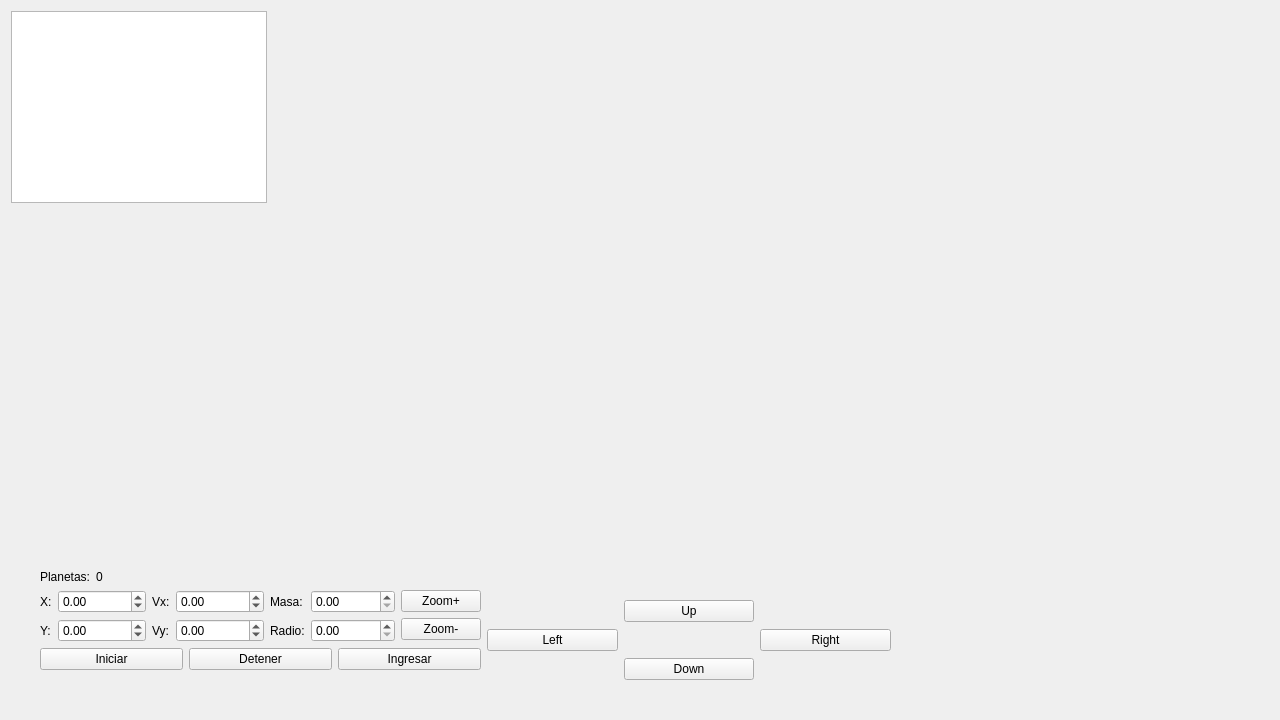
<?xml version="1.0" encoding="UTF-8"?>
<ui version="4.0">
 <class>MainWindow</class>
 <widget class="QMainWindow" name="MainWindow">
  <property name="geometry">
   <rect>
    <x>0</x>
    <y>0</y>
    <width>1280</width>
    <height>720</height>
   </rect>
  </property>
  <property name="windowTitle">
   <string>MainWindow</string>
  </property>
  <widget class="QWidget" name="centralwidget">
   <widget class="QGraphicsView" name="graphicsView">
    <property name="geometry">
     <rect>
      <x>11</x>
      <y>11</y>
      <width>256</width>
      <height>192</height>
     </rect>
    </property>
   </widget>
   <widget class="QWidget" name="">
    <property name="geometry">
     <rect>
      <x>40</x>
      <y>570</y>
      <width>851</width>
      <height>140</height>
     </rect>
    </property>
    <layout class="QHBoxLayout" name="horizontalLayout_11">
     <item>
      <layout class="QFormLayout" name="LayoutInfinito">
       <item row="0" column="0">
        <widget class="QLabel" name="label_7">
         <property name="text">
          <string>Planetas:</string>
         </property>
        </widget>
       </item>
       <item row="1" column="0" colspan="2">
        <layout class="QVBoxLayout" name="verticalLayout_5">
         <item>
          <layout class="QHBoxLayout" name="horizontalLayout_9">
           <item>
            <layout class="QHBoxLayout" name="horizontalLayout_8">
             <item>
              <layout class="QVBoxLayout" name="verticalLayout">
               <item>
                <layout class="QHBoxLayout" name="horizontalLayout_3">
                 <item>
                  <widget class="QLabel" name="label">
                   <property name="text">
                    <string>X:</string>
                   </property>
                  </widget>
                 </item>
                 <item>
                  <widget class="QDoubleSpinBox" name="rX">
                   <property name="minimum">
                    <double>-1000000.000000000000000</double>
                   </property>
                   <property name="maximum">
                    <double>1000000.000000000000000</double>
                   </property>
                  </widget>
                 </item>
                </layout>
               </item>
               <item>
                <layout class="QHBoxLayout" name="horizontalLayout_2">
                 <item>
                  <widget class="QLabel" name="label_2">
                   <property name="text">
                    <string>Y:</string>
                   </property>
                  </widget>
                 </item>
                 <item>
                  <widget class="QDoubleSpinBox" name="rY">
                   <property name="minimum">
                    <double>-1000000.000000000000000</double>
                   </property>
                   <property name="maximum">
                    <double>1000000.000000000000000</double>
                   </property>
                  </widget>
                 </item>
                </layout>
               </item>
              </layout>
             </item>
             <item>
              <layout class="QVBoxLayout" name="verticalLayout_2">
               <item>
                <layout class="QHBoxLayout" name="horizontalLayout_5">
                 <item>
                  <widget class="QLabel" name="label_3">
                   <property name="text">
                    <string>Vx:</string>
                   </property>
                  </widget>
                 </item>
                 <item>
                  <widget class="QDoubleSpinBox" name="rVx">
                   <property name="minimum">
                    <double>-1000000.000000000000000</double>
                   </property>
                   <property name="maximum">
                    <double>1000000.000000000000000</double>
                   </property>
                  </widget>
                 </item>
                </layout>
               </item>
               <item>
                <layout class="QHBoxLayout" name="horizontalLayout_4">
                 <item>
                  <widget class="QLabel" name="label_4">
                   <property name="text">
                    <string>Vy:</string>
                   </property>
                  </widget>
                 </item>
                 <item>
                  <widget class="QDoubleSpinBox" name="rVy">
                   <property name="minimum">
                    <double>-1000000.000000000000000</double>
                   </property>
                   <property name="maximum">
                    <double>1000000.000000000000000</double>
                   </property>
                  </widget>
                 </item>
                </layout>
               </item>
              </layout>
             </item>
             <item>
              <layout class="QVBoxLayout" name="verticalLayout_3">
               <item>
                <layout class="QHBoxLayout" name="horizontalLayout_7">
                 <item>
                  <widget class="QLabel" name="label_5">
                   <property name="text">
                    <string>Masa:</string>
                   </property>
                  </widget>
                 </item>
                 <item>
                  <widget class="QDoubleSpinBox" name="rMasa">
                   <property name="maximum">
                    <double>1000000.000000000000000</double>
                   </property>
                  </widget>
                 </item>
                </layout>
               </item>
               <item>
                <layout class="QHBoxLayout" name="horizontalLayout_6">
                 <item>
                  <widget class="QLabel" name="label_6">
                   <property name="text">
                    <string>Radio:</string>
                   </property>
                  </widget>
                 </item>
                 <item>
                  <widget class="QDoubleSpinBox" name="rRadio">
                   <property name="decimals">
                    <number>2</number>
                   </property>
                   <property name="maximum">
                    <double>1000000.000000000000000</double>
                   </property>
                  </widget>
                 </item>
                </layout>
               </item>
              </layout>
             </item>
            </layout>
           </item>
           <item>
            <layout class="QVBoxLayout" name="verticalLayout_4">
             <item>
              <widget class="QPushButton" name="ZoomPlus">
               <property name="text">
                <string>Zoom+</string>
               </property>
              </widget>
             </item>
             <item>
              <widget class="QPushButton" name="ZoomMinus">
               <property name="text">
                <string>Zoom-</string>
               </property>
              </widget>
             </item>
            </layout>
           </item>
          </layout>
         </item>
         <item>
          <layout class="QHBoxLayout" name="horizontalLayout_10">
           <item>
            <widget class="QPushButton" name="Iniciar">
             <property name="text">
              <string>Iniciar</string>
             </property>
            </widget>
           </item>
           <item>
            <widget class="QPushButton" name="Detener">
             <property name="text">
              <string>Detener</string>
             </property>
            </widget>
           </item>
           <item>
            <widget class="QPushButton" name="Ingresar">
             <property name="text">
              <string>Ingresar</string>
             </property>
            </widget>
           </item>
          </layout>
         </item>
        </layout>
       </item>
       <item row="0" column="1">
        <widget class="QLabel" name="numPlanets">
         <property name="text">
          <string>0</string>
         </property>
        </widget>
       </item>
      </layout>
     </item>
     <item>
      <layout class="QHBoxLayout" name="horizontalLayout">
       <item>
        <widget class="QPushButton" name="Left">
         <property name="text">
          <string>Left</string>
         </property>
        </widget>
       </item>
       <item>
        <layout class="QVBoxLayout" name="verticalLayout_6">
         <item>
          <widget class="QPushButton" name="Up">
           <property name="text">
            <string>Up</string>
           </property>
          </widget>
         </item>
         <item>
          <widget class="QPushButton" name="pushButton_2">
           <property name="text">
            <string>Down</string>
           </property>
          </widget>
         </item>
        </layout>
       </item>
       <item>
        <widget class="QPushButton" name="Right">
         <property name="text">
          <string>Right</string>
         </property>
        </widget>
       </item>
      </layout>
     </item>
    </layout>
   </widget>
  </widget>
 </widget>
 <tabstops>
  <tabstop>graphicsView</tabstop>
  <tabstop>ZoomPlus</tabstop>
  <tabstop>ZoomMinus</tabstop>
  <tabstop>rY</tabstop>
  <tabstop>rVx</tabstop>
  <tabstop>rVy</tabstop>
  <tabstop>rMasa</tabstop>
  <tabstop>rRadio</tabstop>
  <tabstop>rX</tabstop>
 </tabstops>
 <resources/>
 <connections/>
</ui>
